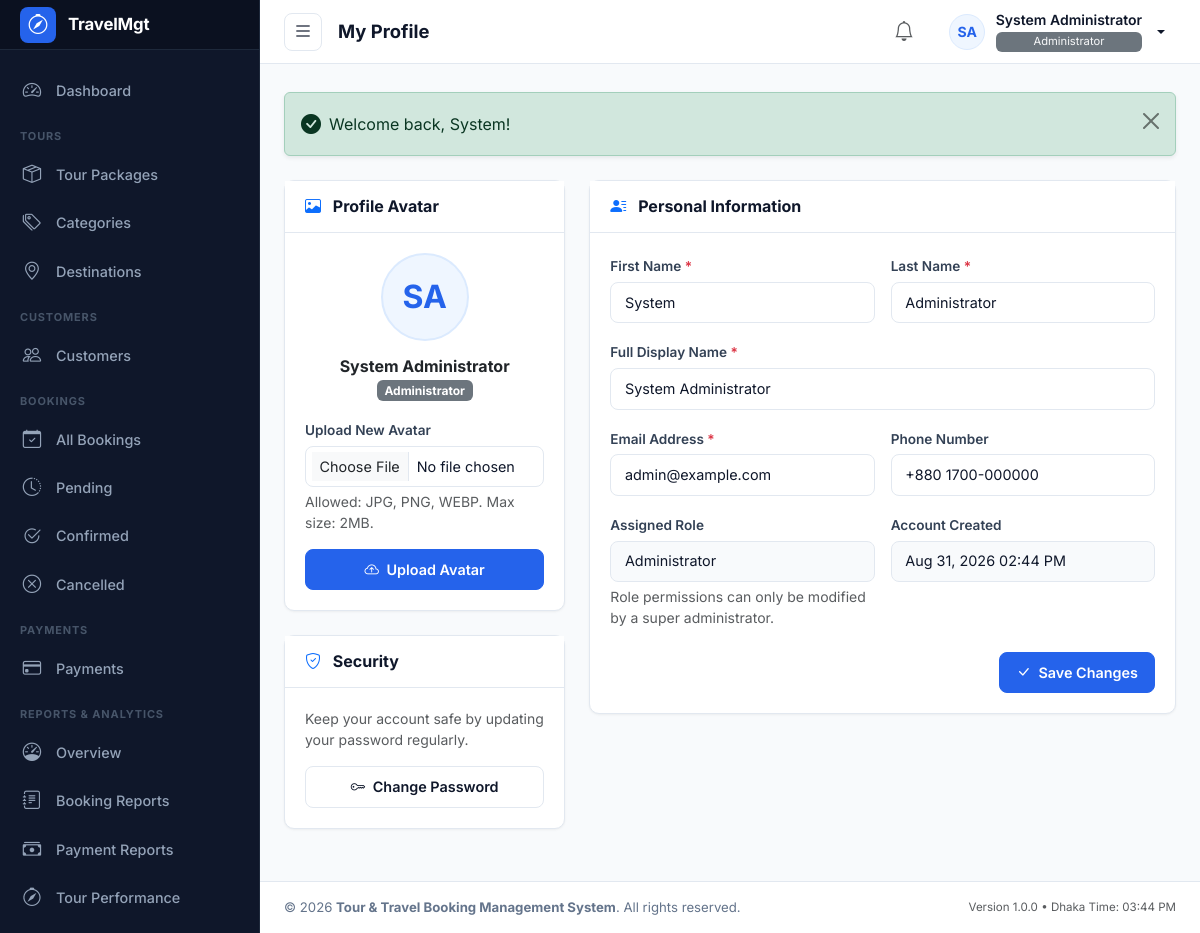
The app's page /modules/profile/index.php (signed in) with its own data.
### tables this page shows
CREATE TABLE `users` (
  `id` INT UNSIGNED NOT NULL AUTO_INCREMENT,
  `role_id` INT UNSIGNED NOT NULL,
  `first_name` VARCHAR(50) NOT NULL,
  `last_name` VARCHAR(50) NOT NULL,
  `name` VARCHAR(100) NOT NULL,
  `email` VARCHAR(100) NOT NULL,
  `phone` VARCHAR(20) DEFAULT NULL,
  `password` VARCHAR(255) NOT NULL,
  `avatar` VARCHAR(255) DEFAULT NULL,
  `status` ENUM('active', 'inactive') NOT NULL DEFAULT 'active',
  `last_login` DATETIME DEFAULT NULL,
  `created_at` TIMESTAMP NOT NULL DEFAULT CURRENT_TIMESTAMP,
  `updated_at` TIMESTAMP NOT NULL DEFAULT CURRENT_TIMESTAMP ON UPDATE CURRENT_TIMESTAMP,
  `deleted_at` DATETIME DEFAULT NULL,
  PRIMARY KEY (`id`),
  UNIQUE KEY `uk_users_email` (`email`),
  KEY `idx_users_role_id` (`role_id`),
  KEY `idx_users_status` (`status`),
  KEY `idx_users_deleted_at` (`deleted_at`),
  CONSTRAINT `fk_users_role` FOREIGN KEY (`role_id`) REFERENCES `roles` (`id`) ON DELETE RESTRICT ON UPDATE CASCADE
);

CREATE TABLE `roles` (
  `id` INT UNSIGNED NOT NULL AUTO_INCREMENT,
  `name` VARCHAR(50) NOT NULL,
  `slug` VARCHAR(50) NOT NULL,
  `description` VARCHAR(255) DEFAULT NULL,
  `created_at` TIMESTAMP NOT NULL DEFAULT CURRENT_TIMESTAMP,
  `updated_at` TIMESTAMP NOT NULL DEFAULT CURRENT_TIMESTAMP ON UPDATE CURRENT_TIMESTAMP,
  PRIMARY KEY (`id`),
  UNIQUE KEY `uk_roles_slug` (`slug`)
);

### includes/functions.php (called while the page is built, shortened)
<?php
require_once __DIR__ . '/flash.php';
function e($value): string
{
    return htmlspecialchars((string)($value ?? ''), ENT_QUOTES, 'UTF-8');
}
function url(string $path = ''): string
{
    $cleanPath = ltrim($path, '/');
    return APP_URL . '/' . $cleanPath;
}
function current_user_id(): ?int
{
    return isset($_SESSION['user_id']) ? (int)$_SESSION['user_id'] : null;
}
function current_user(): ?array
{
    static $cachedUser = null;
    static $cachedUserId = null;
    $userId = current_user_id();
    if ($cachedUser !== null && $cachedUserId === $userId) {
        return $cachedUser;
    }
    try {
        $pdo = get_db_connection();
        $stmt = $pdo->prepare("
            SELECT
                u.id,
                u.role_id,
                u.first_name,
                u.last_name,
                u.name,
                u.email,
                u.phone,
                u.avatar,
                u.status,
                u.last_login,
                u.created_at,
                u.updated_at,
                r.name AS role_name,
                r.slug AS role_slug
            FROM users u
            JOIN roles r ON u.role_id = r.id
            WHERE u.id = :id AND u.deleted_at IS NULL
            LIMIT 1
        ");
        $stmt->execute(['id' => $userId]);
        $user = $stmt->fetch();
        if ($user) {
            $cachedUser = $user;
            $cachedUserId = $userId;
            return $user;
        }
    } catch (PDOException $e) {
        error_log('current_user query error: ' . $e->getMessage());
    }
    return null;
}
function require_login(): void
{
    $user = current_user();
}
function format_date(?string $datetime, string $format = 'M d, Y h:i A'): string
{
    try {
        $dt = new DateTime($datetime, new DateTimeZone('UTC'));
        $dt->setTimezone(new DateTimeZone(APP_TIMEZONE));
        return $dt->format($format);
    } catch (Exception $e) {
        return $datetime;
    }
}
function get_user_initials(string $name): string
{
    $words = explode(' ', trim($name));
    $initials = '';
    if (!empty($words[0])) {
        $initials .= mb_substr($words[0], 0, 1, 'UTF-8');
    }
    if (count($words) > 1 && !empty($words[count($words) - 1])) {
        $initials .= mb_substr($words[count($words) - 1], 0, 1, 'UTF-8');
    }
    return strtoupper($initials ?: 'U');
}
function get_avatar_url(?string $avatarFilename): ?string
{
    if (empty($avatarFilename)) {
        return null;
    }
    return null;
}

### includes/auth_check.php (called while the page is built)
<?php
require_once __DIR__ . '/functions.php';
require_login();

### modules/profile/index.php (the view, shortened to what this page needs)
<?php
$pageTitle = 'My Profile';
require_once __DIR__ . '/../../includes/admin_header.php';
require_once __DIR__ . '/../../includes/admin_sidebar.php';
$avatarUrl = get_avatar_url($currentUser['avatar'] ?? null);
$initials = get_user_initials($currentUser['name'] ?? '');
?>
<main id="admin-main">
    <?php require_once __DIR__ . '/../../includes/admin_topbar.php'; ?>
    <div class="admin-content-body">
        <?= display_flash(); ?>
        <div class="row g-4">
            <div class="col-12 col-lg-4">
                <div class="admin-card">
                    <div class="admin-card-header">
                        <h3 class="admin-card-title">
                            <i class="bi bi-image me-2 text-primary"></i> Profile Avatar
                        </h3>
                    </div>
                    <div class="admin-card-body text-center">
                        <div class="mb-3 position-relative d-inline-block">
                            <span
                                id="avatar-preview-fallback"
                                class="avatar-circle-lg <?= $avatarUrl ? 'd-none' : ''; ?>"
                            >
                                <?= e($initials); ?>
                            </span>
                        </div>
                        <h4 class="fs-6 fw-bold mb-0 text-dark"><?= e($currentUser['name']); ?></h4>
                        <span class="badge bg-secondary mt-1 mb-3"><?= e($currentUser['role_name']); ?></span>
                        <form action="<?= url('modules/profile/upload-avatar.php'); ?>" method="POST" enctype="multipart/form-data" class="text-start">
                            <div class="mb-3">
                                <label for="avatar-input" class="form-label">Upload New Avatar</label>
                                <input
                                    type="file"
                                    class="form-control form-control-sm"
                                    id="avatar-input"
                                    name="avatar"
                                    accept="image/jpeg,image/png,image/webp"
                                    required
                                >
                                <div class="form-text small text-muted">
                                    Allowed: JPG, PNG, WEBP. Max size: 2MB.
                                </div>
                            </div>
                            <button type="submit" class="btn btn-primary btn-sm w-100">
                                <i class="bi bi-cloud-arrow-up me-1"></i> Upload Avatar
                            </button>
                        </form>
                    </div>
                </div>
                <div class="admin-card">
                    <div class="admin-card-header">
                        <h3 class="admin-card-title">
                            <i class="bi bi-shield-check me-2 text-primary"></i> Security
                        </h3>
                    </div>
                    <div class="admin-card-body">
                        <p class="small text-muted mb-3">
                            Keep your account safe by updating your password regularly.
                        </p>
                        <a href="<?= url('modules/profile/change-password.php'); ?>" class="btn btn-outline-secondary btn-sm w-100">
                            <i class="bi bi-key me-1"></i> Change Password
                        </a>
                    </div>
                </div>
            </div>
            <div class="col-12 col-lg-8">
                <div class="admin-card">
                    <div class="admin-card-header">
                        <h3 class="admin-card-title">
                            <i class="bi bi-person-lines-fill me-2 text-primary"></i> Personal Information
                        </h3>
                    </div>
                    <div class="admin-card-body">
                        <form action="<?= url('modules/profile/update.php'); ?>" method="POST" autocomplete="off">
                            <div class="row g-3 mb-3">
                                <div class="col-12 col-sm-6">
                                    <label for="first_name" class="form-label">First Name <span class="text-danger">*</span></label>
                                    <input
                                        type="text"
                                        class="form-control"
                                        id="first_name"
                                        name="first_name"
                                        value="<?= e($currentUser['first_name']); ?>"
                                        required
                                    >
                                </div>
                                <div class="col-12 col-sm-6">
                                    <label for="last_name" class="form-label">Last Name <span class="text-danger">*</span></label>
                                    <input
                                        type="text"
                                        class="form-control"
                                        id="last_name"
                                        name="last_name"
                                        value="<?= e($currentUser['last_name']); ?>"
                                        required
                                    >
                                </div>
                            </div>
                            <div class="mb-3">
                                <label for="name" class="form-label">Full Display Name <span class="text-danger">*</span></label>
                                <input
                                    type="text"
                                    class="form-control"
                                    id="name"
                                    name="name"
                                    value="<?= e($currentUser['name']); ?>"
                                    required
                                >
                            </div>
                            <div class="row g-3 mb-3">
                                <div class="col-12 col-sm-6">
                                    <label for="email" class="form-label">Email Address <span class="text-danger">*</span></label>
                                    <input
                                        type="email"
                                        class="form-control"
                                        id="email"
                                        name="email"
                                        value="<?= e($currentUser['email']); ?>"
                                        required
                                    >
                                </div>
                                <div class="col-12 col-sm-6">
                                    <label for="phone" class="form-label">Phone Number</label>
                                    <input
                                        type="text"
                                        class="form-control"
                                        id="phone"
                                        name="phone"
                                        placeholder="+880 1700-000000"
                                        value="<?= e($currentUser['phone']); ?>"
                                    >
                                </div>
                            </div>
                            <div class="row g-3 mb-4">
                                <div class="col-12 col-sm-6">
                                    <label class="form-label">Assigned Role</label>
                                    <input
                                        type="text"
                                        class="form-control"
                                        value="<?= e($currentUser['role_name']); ?>"
                                        disabled
                                        readonly
                                    >
                                    <div class="form-text small text-muted">Role permissions can only be modified by a super administrator.</div>
                                </div>
                                <div class="col-12 col-sm-6">
                                    <label class="form-label">Account Created</label>
                                    <input
                                        type="text"
                                        class="form-control"
                                        value="<?= format_date($currentUser['created_at']); ?>"
                                        disabled
                                        readonly
                                    >
                                </div>
                            </div>
                            <div class="d-flex justify-content-end">
                                <button type="submit" class="btn btn-primary">
                                    <i class="bi bi-check-lg me-1"></i> Save Changes
                                </button>
                            </div>
                        </form>
                    </div>
                </div>
            </div>
        </div>
    </div>
<?php require_once __DIR__ . '/../../includes/admin_footer.php'; ?>

### includes/admin_topbar.php (shortened to what this page needs)
<?php
$user = current_user();
$userName = $user['name'] ?? 'User';
$userRole = $user['role_name'] ?? 'Staff';
$userAvatarUrl = get_avatar_url($user['avatar'] ?? null);
$userInitials = get_user_initials($userName);
?>
<header id="admin-topbar">
    <div class="topbar-left">
        <button type="button" id="sidebar-toggle" class="sidebar-toggle-btn" aria-label="Toggle Sidebar" title="Toggle Navigation Sidebar">
            <i class="bi bi-list fs-5"></i>
        </button>
        <h1 class="page-title"><?= isset($pageTitle) ? e($pageTitle) : 'Dashboard'; ?></h1>
    </div>
    <div class="topbar-right">
        <div class="dropdown">
            <button class="btn btn-outline-secondary btn-sm p-2 rounded-circle border-0 text-muted" type="button" data-bs-toggle="dropdown" aria-expanded="false" title="Notifications">
                <i class="bi bi-bell fs-5"></i>
            </button>
        </div>
        <div class="dropdown">
            <button class="user-profile-btn dropdown-toggle" type="button" id="userMenuDropdown" data-bs-toggle="dropdown" aria-expanded="false">
                <?php if ($userAvatarUrl): ?>
                    <img src="<?= e($userAvatarUrl); ?>" alt="<?= e($userName); ?>" class="avatar-circle">
                <?php else: ?>
                    <span class="avatar-circle"><?= e($userInitials); ?></span>
                <?php endif; ?>
                <div class="user-meta-info">
                    <span class="user-meta-name"><?= e($userName); ?></span>
                    <span class="user-meta-role badge bg-secondary text-light fw-normal py-1 px-2 mt-1" style="font-size: 0.7rem;"><?= e($userRole); ?></span>
                </div>
            </button>
        </div>
    </div>
</header>

### records on screen
users: userInitials "SA", name "System Administrator", role.name "Administrator", initials "SA", first_name "System", last_name "Administrator", email "admin@example.com", phone "+880 1700-000000", created_at "Aug 31, 2026 02:44 PM"

### other values on screen
APP_SHORT_NAME "TravelMgt"
$pageTitle "My Profile"
APP_NAME "Tour & Travel Booking Management System"
APP_VERSION "1.0.0"
